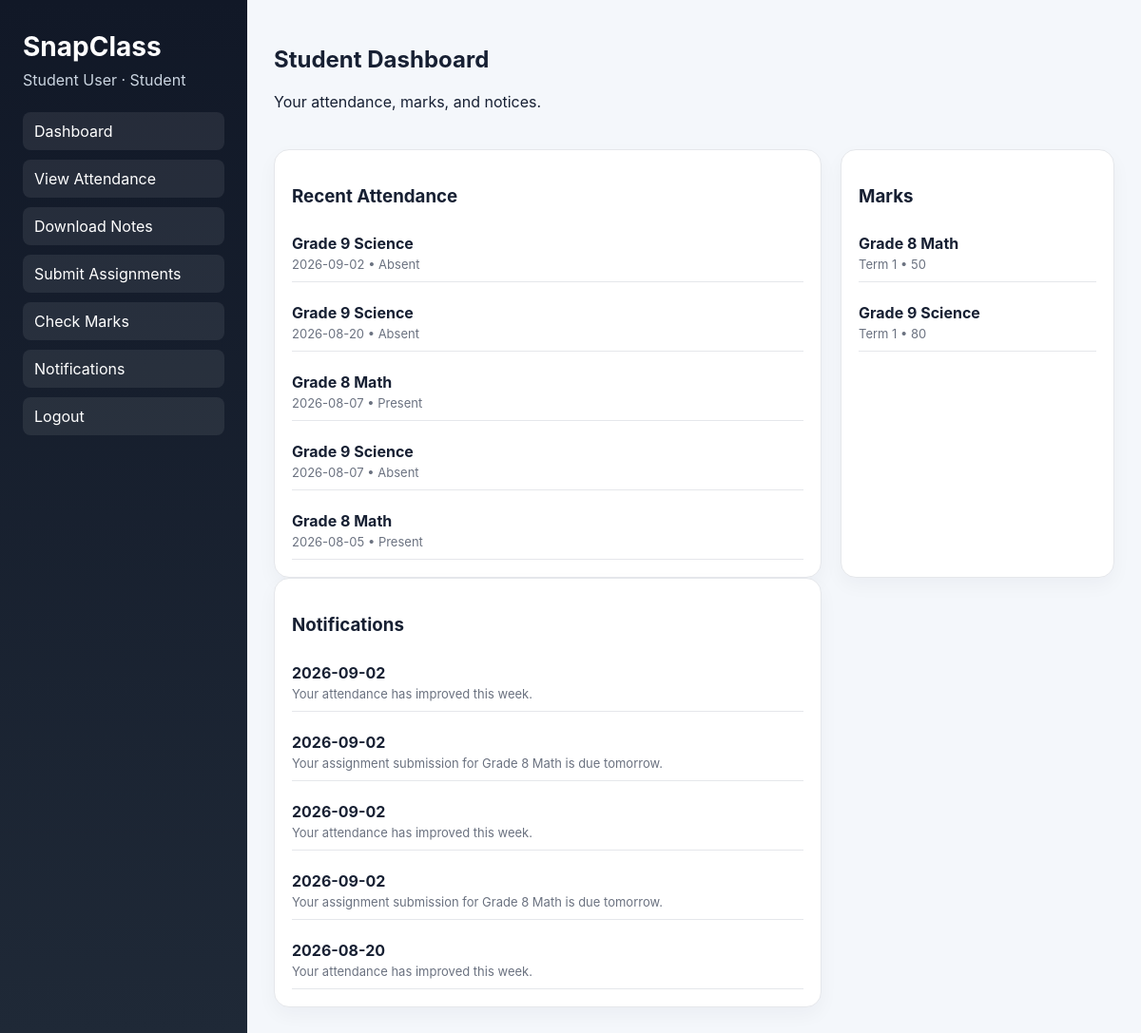
/student (signed in), run on an earlier commit of the app's database.
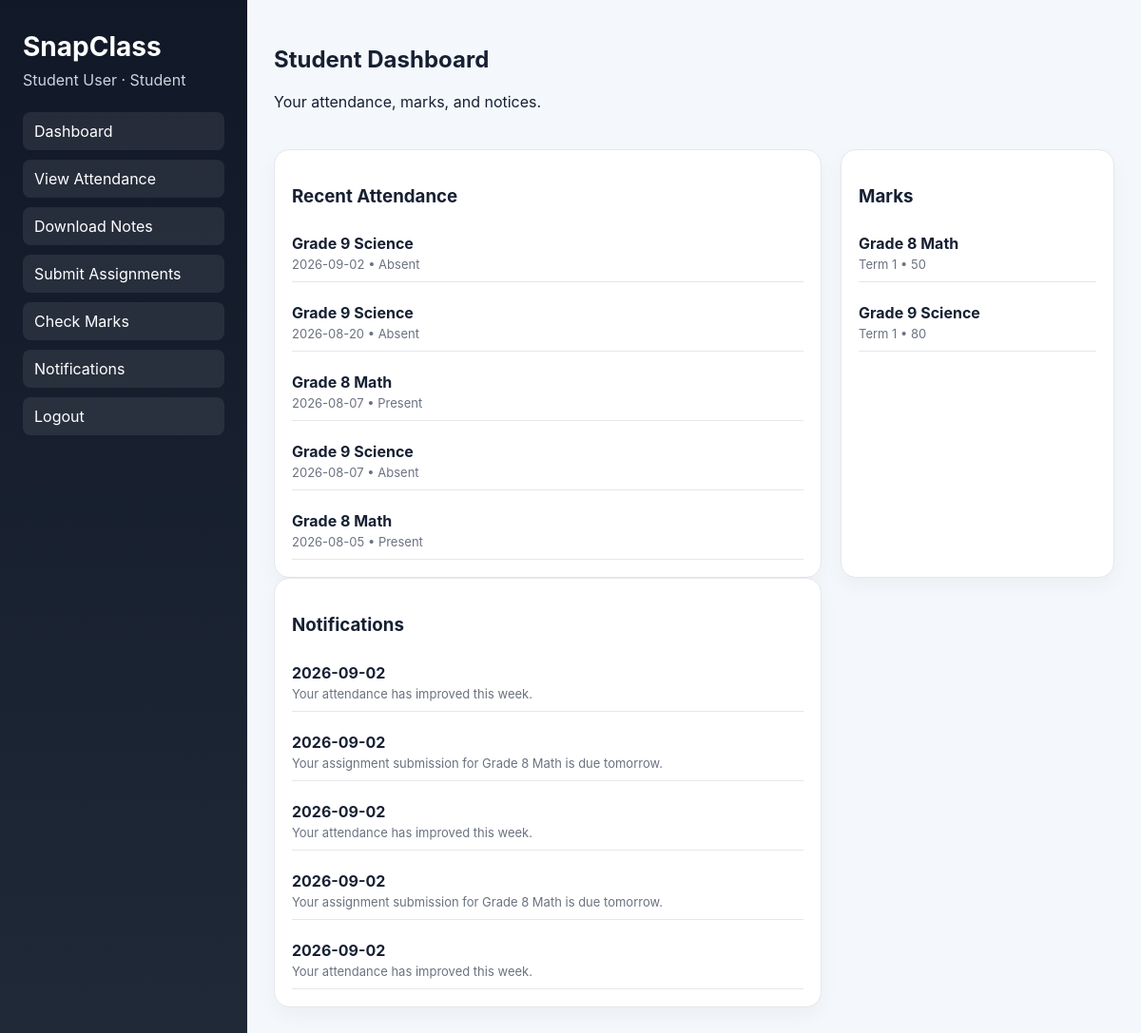
And on a later commit of the database.
### tables this page shows
CREATE TABLE attendance (
                id INTEGER PRIMARY KEY AUTOINCREMENT,
                student_id INTEGER NOT NULL,
                course_name TEXT NOT NULL,
                attendance_date TEXT NOT NULL,
                status TEXT NOT NULL,
                UNIQUE(student_id, course_name, attendance_date)
            );

CREATE TABLE marks (
                id INTEGER PRIMARY KEY AUTOINCREMENT,
                student_id INTEGER NOT NULL,
                course_name TEXT NOT NULL,
                term TEXT NOT NULL,
                mark INTEGER NOT NULL,
                UNIQUE(student_id, course_name, term)
            );

CREATE TABLE notifications (
                id INTEGER PRIMARY KEY AUTOINCREMENT,
                user_id INTEGER NOT NULL,
                message TEXT NOT NULL,
                is_read INTEGER NOT NULL DEFAULT 0,
                created_at TEXT NOT NULL DEFAULT CURRENT_DATE
            );

### app.py (the view)
@app.route("/student")
def student_dashboard():
    user = current_user()
    if not user or user["role"] != "student":
        return redirect(url_for("login"))
    with get_connection() as connection:
        attendance_rows = connection.execute(
            "SELECT course_name, attendance_date, status FROM attendance WHERE student_id = ? ORDER BY id DESC LIMIT 5",
            (user["id"],),
        ).fetchall()
        mark_rows = connection.execute(
            "SELECT course_name, term, mark FROM marks WHERE student_id = ? ORDER BY id DESC",
            (user["id"],),
        ).fetchall()
        notifications = connection.execute(
            "SELECT message, created_at FROM notifications WHERE user_id = ? ORDER BY id DESC LIMIT 5",
            (user["id"],),
        ).fetchall()
    return render_template(
        "student_dashboard.html",
        user=user,
        attendance_rows=attendance_rows,
        mark_rows=mark_rows,
        notifications=notifications,
    )

### app.py (called while the page is built)
def get_connection() -> sqlite3.Connection:
    connection = sqlite3.connect(DB_PATH)
    connection.row_factory = sqlite3.Row
    return connection

def current_user() -> dict[str, Any] | None:
    user_id = session.get("user_id")
    if not user_id:
        return None
    with get_connection() as connection:
        record = connection.execute("SELECT id, name, email, role FROM users WHERE id = ?", (user_id,)).fetchone()
        if record is None:
            return None
        return dict(record)

### templates/student_dashboard.html (shortened to what this page needs)
{% extends "role_base.html" %}
{% block nav %}
<nav>
  <a href="{{ url_for('student_dashboard') }}">Dashboard</a>
  <a href="{{ url_for('student_attendance') }}">View Attendance</a>
  <a href="{{ url_for('student_notes') }}">Download Notes</a>
  <a href="{{ url_for('student_assignments') }}">Submit Assignments</a>
  <a href="{{ url_for('student_marks') }}">Check Marks</a>
  <a href="{{ url_for('student_notifications') }}">Notifications</a>
  <a href="{{ url_for('logout') }}">Logout</a>
</nav>
{% endblock %}
{% block content %}
<header class="topbar"><div><h2>Student Dashboard</h2><p>Your attendance, marks, and notices.</p></div></header>
<section class="content-grid">
  <article class="card">
    <h3>Recent Attendance</h3>
    <ul class="item-list">
      {% for row in attendance_rows %}
      <li><div><strong>{{ row.course_name }}</strong><p>{{ row.attendance_date }} • {{ row.status }}</p></div></li>
      {% endfor %}
    </ul>
  </article>
  <article class="card">
    <h3>Marks</h3>
    <ul class="item-list">
      {% for row in mark_rows %}
      <li><div><strong>{{ row.course_name }}</strong><p>{{ row.term }} • {{ row.mark }}</p></div></li>
      {% endfor %}
    </ul>
  </article>
</section>
<section class="content-grid">
  <article class="card">
    <h3>Notifications</h3>
    <ul class="item-list">
      {% for note in notifications %}
      <li><div><strong>{{ note.created_at }}</strong><p>{{ note.message }}</p></div></li>
      {% endfor %}
    </ul>
  </article>
</section>
{% endblock %}

What changed in the data, as far as the page shows it:
no longer on this page (row unchanged): notifications: created_at "2026-08-20", message "Your attendance has improved this week."
added notifications: created_at "2026-09-02", message "Your attendance has improved this week."
